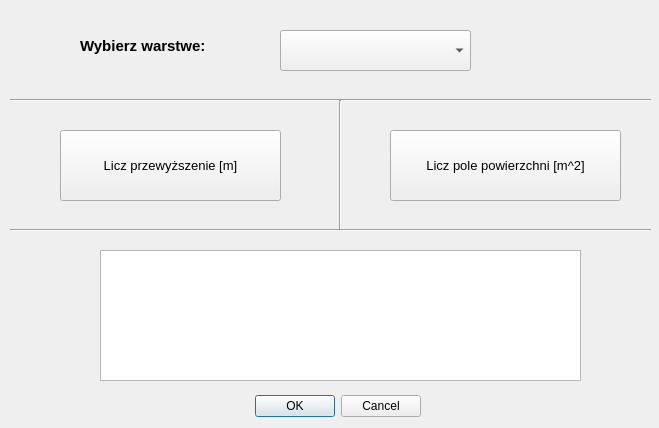
<?xml version="1.0" encoding="UTF-8"?>
<ui version="4.0">
 <class>Zadanie2DialogBase</class>
 <widget class="QDialog" name="Zadanie2DialogBase">
  <property name="geometry">
   <rect>
    <x>0</x>
    <y>0</y>
    <width>659</width>
    <height>428</height>
   </rect>
  </property>
  <property name="windowTitle">
   <string>Zad2</string>
  </property>
  <widget class="QDialogButtonBox" name="button_box">
   <property name="geometry">
    <rect>
     <x>80</x>
     <y>390</y>
     <width>341</width>
     <height>32</height>
    </rect>
   </property>
   <property name="orientation">
    <enum>Qt::Horizontal</enum>
   </property>
   <property name="standardButtons">
    <set>QDialogButtonBox::Cancel|QDialogButtonBox::Ok</set>
   </property>
  </widget>
  <widget class="QPushButton" name="licz_pole">
   <property name="geometry">
    <rect>
     <x>390</x>
     <y>130</y>
     <width>231</width>
     <height>71</height>
    </rect>
   </property>
   <property name="font">
    <font>
     <pointsize>10</pointsize>
    </font>
   </property>
   <property name="text">
    <string>Licz pole powierzchni [m^2]</string>
   </property>
  </widget>
  <widget class="QPushButton" name="licz_przew">
   <property name="geometry">
    <rect>
     <x>60</x>
     <y>130</y>
     <width>221</width>
     <height>71</height>
    </rect>
   </property>
   <property name="font">
    <font>
     <pointsize>10</pointsize>
    </font>
   </property>
   <property name="text">
    <string>Licz przewyższenie [m]</string>
   </property>
  </widget>
  <widget class="QgsMapLayerComboBox" name="mMapLayerComboBox">
   <property name="geometry">
    <rect>
     <x>280</x>
     <y>30</y>
     <width>191</width>
     <height>41</height>
    </rect>
   </property>
  </widget>
  <widget class="QLabel" name="label_3">
   <property name="geometry">
    <rect>
     <x>80</x>
     <y>20</y>
     <width>171</width>
     <height>51</height>
    </rect>
   </property>
   <property name="font">
    <font>
     <pointsize>11</pointsize>
     <weight>75</weight>
     <bold>true</bold>
    </font>
   </property>
   <property name="text">
    <string>Wybierz warstwe:</string>
   </property>
  </widget>
  <widget class="QTextEdit" name="okno_wynikowe">
   <property name="geometry">
    <rect>
     <x>100</x>
     <y>250</y>
     <width>481</width>
     <height>131</height>
    </rect>
   </property>
   <property name="font">
    <font>
     <pointsize>16</pointsize>
    </font>
   </property>
  </widget>
  <widget class="Line" name="line">
   <property name="geometry">
    <rect>
     <x>10</x>
     <y>90</y>
     <width>641</width>
     <height>20</height>
    </rect>
   </property>
   <property name="orientation">
    <enum>Qt::Horizontal</enum>
   </property>
  </widget>
  <widget class="Line" name="line_2">
   <property name="geometry">
    <rect>
     <x>330</x>
     <y>100</y>
     <width>20</width>
     <height>131</height>
    </rect>
   </property>
   <property name="orientation">
    <enum>Qt::Vertical</enum>
   </property>
  </widget>
  <widget class="Line" name="line_3">
   <property name="geometry">
    <rect>
     <x>10</x>
     <y>205</y>
     <width>641</width>
     <height>51</height>
    </rect>
   </property>
   <property name="orientation">
    <enum>Qt::Horizontal</enum>
   </property>
  </widget>
 </widget>
 <customwidgets>
  <customwidget>
   <class>QgsMapLayerComboBox</class>
   <extends>QComboBox</extends>
   <header>qgsmaplayercombobox.h</header>
  </customwidget>
 </customwidgets>
 <resources/>
 <connections>
  <connection>
   <sender>button_box</sender>
   <signal>accepted()</signal>
   <receiver>Zadanie2DialogBase</receiver>
   <slot>accept()</slot>
   <hints>
    <hint type="sourcelabel">
     <x>20</x>
     <y>20</y>
    </hint>
    <hint type="destinationlabel">
     <x>20</x>
     <y>20</y>
    </hint>
   </hints>
  </connection>
  <connection>
   <sender>button_box</sender>
   <signal>rejected()</signal>
   <receiver>Zadanie2DialogBase</receiver>
   <slot>reject()</slot>
   <hints>
    <hint type="sourcelabel">
     <x>20</x>
     <y>20</y>
    </hint>
    <hint type="destinationlabel">
     <x>20</x>
     <y>20</y>
    </hint>
   </hints>
  </connection>
 </connections>
</ui>
